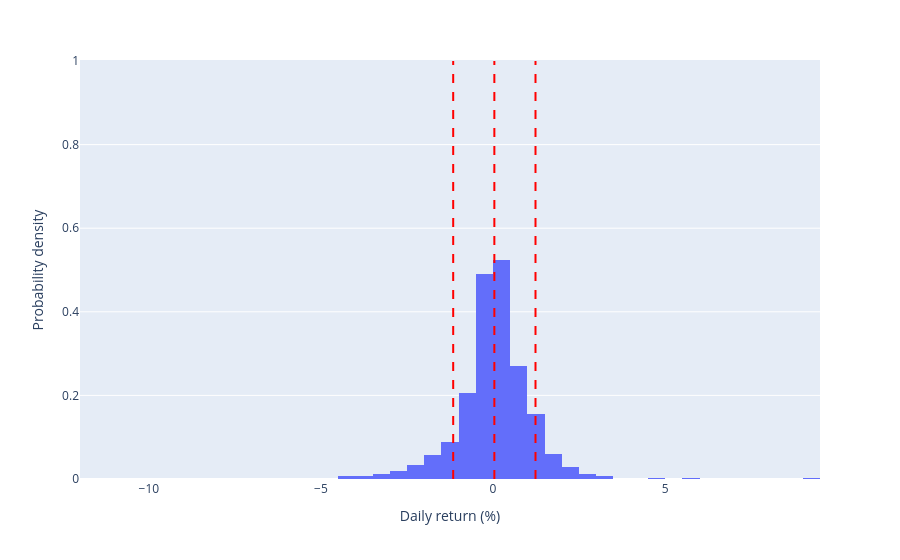

Notebook cell for this chart:
### Code cell
fig = px.histogram(df_['daily_r'],nbins = 50,
                   histnorm = 'probability density')
fig.add_shape(type='line',x0=mean,y0=0,x1=mean,y1=1,
              line=dict(color='red',dash='dash'),name='mean')

fig.add_shape(type='line',x0=mean+std,y0=0,x1=mean+std,y1=1,
              line=dict(color='red',dash='dash'),name='mean+std') #默认为虚线
fig.add_shape(type='line',x0=mean-std,y0=0,x1=mean-std,y1=1,
              line=dict(color='red',dash='dash'),name='mean+std')

fig.update_layout(showlegend=False,
                  xaxis_title = 'Daily return (%)',
                  yaxis_title = 'Probability density')

fig.show()

### Figure 1 — Plotly figure (JSON) as saved in the notebook; plotly's stock layout.template omitted (floating-point values rounded to 4 significant figures; data arrays with more than 128 entries replaced by an {"elided": "..."} marker saying what was removed)
{"data": [{"alignmentgroup": "True", "bingroup": "x", "histnorm": "probability density", "hovertemplate": "variable=daily_r<br>value=%{x}<br>probability density=%{y}<extra></extra>", "legendgroup": "daily_r", "marker": {"color": "#636efa", "pattern": {"shape": ""}}, "name": "daily_r", "nbinsx": 50, "offsetgroup": "daily_r", "orientation": "v", "showlegend": true, "type": "histogram", "x": {"elided": "1955 float values"}, "xaxis": "x", "yaxis": "y"}], "layout": {"autosize": true, "barmode": "relative", "legend": {"title": {"text": "variable"}, "tracegroupgap": 0}, "margin": {"t": 60}, "shapes": [{"line": {"color": "red", "dash": "dash"}, "name": "mean", "type": "line", "x0": 0.03841, "x1": 0.03841, "y0": 0, "y1": 1}, {"line": {"color": "red", "dash": "dash"}, "name": "mean+std", "type": "line", "x0": 1.234, "x1": 1.234, "y0": 0, "y1": 1}, {"line": {"color": "red", "dash": "dash"}, "name": "mean+std", "type": "line", "x0": -1.157, "x1": -1.157, "y0": 0, "y1": 1}], "showlegend": false, "xaxis": {"anchor": "y", "autorange": true, "domain": [0, 1], "range": [-12, 9.5], "title": {"text": "Daily return (%)"}, "type": "linear"}, "yaxis": {"anchor": "x", "autorange": true, "domain": [0, 1], "range": [-0.004587, 1.005], "title": {"text": "Probability density"}}}}
